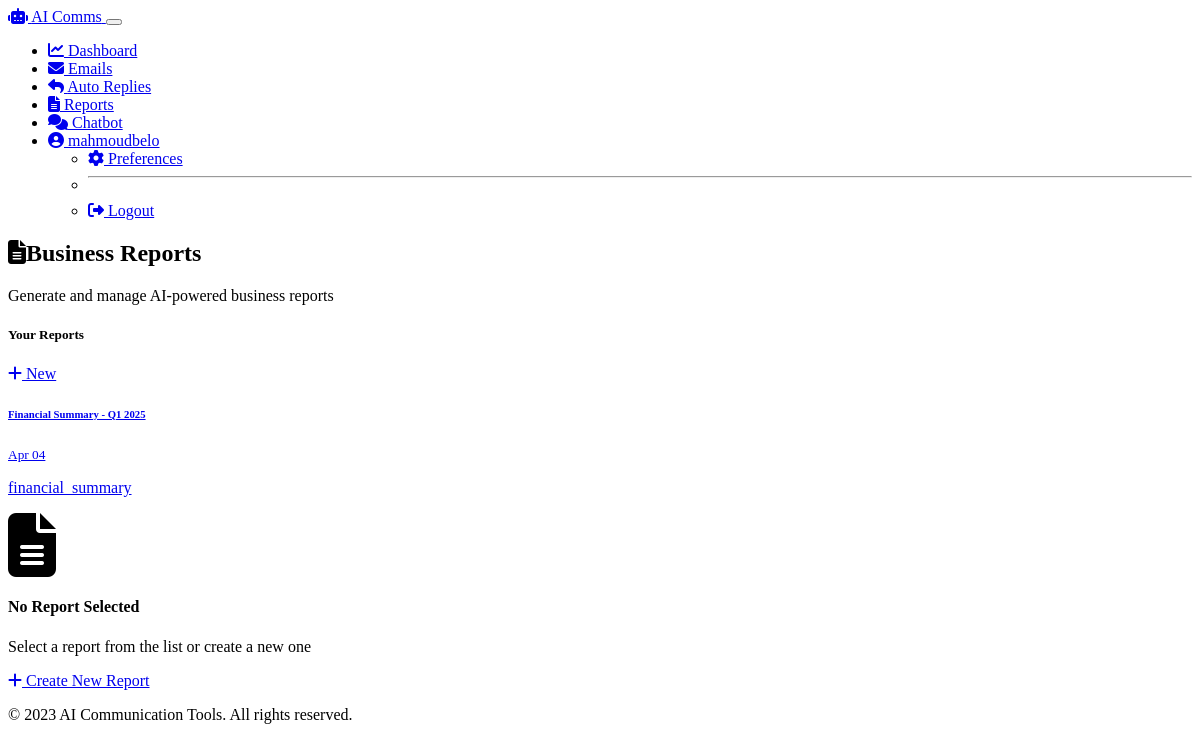
The app's page /reports (signed in), older data.
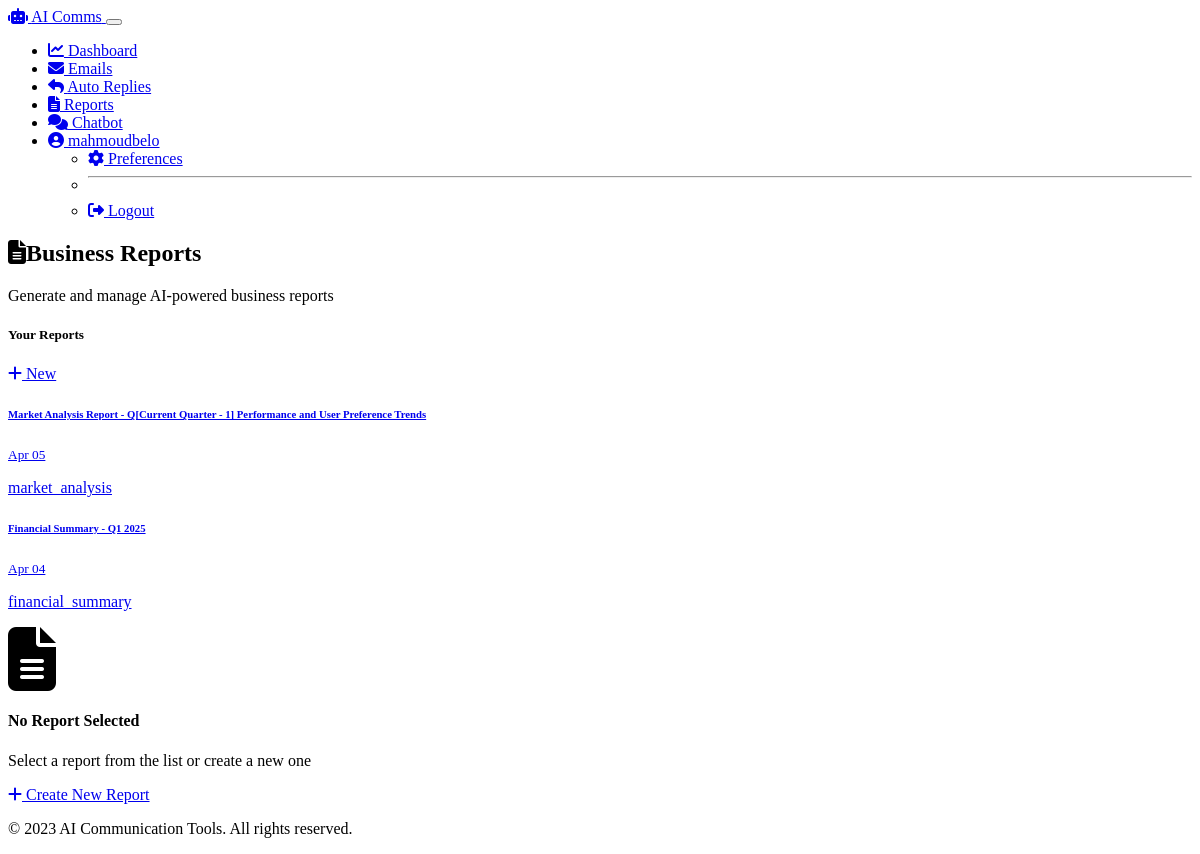
The same page, newer data.
### models.py (models this page shows, shortened)
class Report(db.Model):
    id = db.Column(db.Integer, primary_key=True)
    title = db.Column(db.String(200), nullable=False)
    content = db.Column(db.Text, nullable=False)
    report_type = db.Column(db.String(50), nullable=False)
    source_data = db.Column(db.Text)  # Storing input data used to generate the report
    created_at = db.Column(db.DateTime, default=datetime.utcnow)
    user_id = db.Column(db.Integer, db.ForeignKey('user.id'), nullable=False)

### routes.py (the view)
@app.route('/reports')
@login_required
def reports():
    user_reports = Report.query.filter_by(user_id=current_user.id).order_by(Report.created_at.desc()).all()
    return render_template('reports.html', reports=user_reports)

### app.py (called while the page is built)
@login_manager.user_loader
def load_user(user_id):
    from models import User
    return User.query.get(int(user_id))

### templates/reports.html (shortened to what the changed rows need)
{% extends 'base.html' %}
{% block content %}
<div class="row mb-4">
    <div class="col">
        <h2><i class="fas fa-file-alt me-2"></i>Business Reports</h2>
    </div>
</div>
<div class="row">
    <div class="col-md-4">
        <div class="card mb-4">
            <div class="card-body p-0">
                {% if reports %}
                <div class="list-group list-group-flush">
                    {% for report in reports %}
                    <a href="{{ url_for('view_report', report_id=report.id) }}"
                       class="list-group-item list-group-item-action {% if selected_report and selected_report.id == report.id %}active{% endif %}">
                        <div class="d-flex w-100 justify-content-between">
                            <h6 class="mb-1 text-truncate">{{ report.title }}</h6>
                            <small>{{ report.created_at.strftime('%b %d') }}</small>
                        </div>
                        <p class="mb-1 text-truncate {% if selected_report and selected_report.id == report.id %}text-white{% else %}text-muted{% endif %}">
                            {{ report.report_type }}
                        </p>
                    </a>
                    {% endfor %}
                </div>
                {% else %}
                <div class="text-center p-4">
                    <i class="fas fa-file-alt fa-3x mb-3 text-muted"></i>
                    <p>No reports yet</p>
                </div>
                {% endif %}
            </div>
        </div>
    </div>
</div>
{% endblock %}

Row changes from the older to the newer data that the page shows:
added Report: title "Market Analysis Report - Q[Current Quarter - 1] Performance and User Preference Trends", created_at "Apr 05", report_type "market_analysis"
